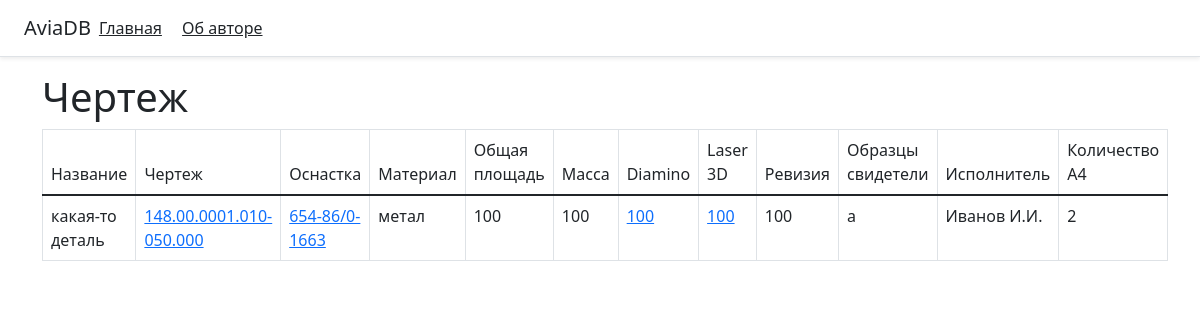
Screenshot of /plan/1/ with the database file from the repository.
### aviadb/models.py (models this page shows, shortened)
class Drawing(models.Model):
    plan = models.CharField(max_length=200, help_text="Чертеж")
    equipment = models.CharField(max_length=200, help_text="Оснастка")
    material = models.CharField(max_length=200, help_text="Материал")
    square = models.CharField(max_length=200, help_text="Общая площадь, м^2")
    weight = models.CharField(max_length=200, help_text="Масса, кг")
    diamino = models.CharField(max_length=200, help_text="Diamino")
    laser3d = models.CharField(max_length=200, help_text="Laser3D")
    revision = models.CharField(max_length=200, help_text="Ревизия")
    samplesAreWitnesses = models.CharField(max_length=200, help_text="Образцы свидетели")
    executor = models.CharField(max_length=200, help_text="Испольнитель")
    quantityA4 = models.CharField(max_length=200, help_text="Кол-во A4")
    name = models.CharField(max_length=200, help_text="Название изделия")
    detail = models.ForeignKey('Compartments', on_delete=models.CASCADE)
    class Meta:
        verbose_name = 'Чертеж'
        verbose_name_plural = 'Чертежи'

### aviadb/views.py (the view)
# urls.py: re_path(r'^plan/(?P<drawing_id>[0-9])/', views.plan, name='plan'),
def plan(request, drawing_id):
    plan = Drawing.objects.filter(id = drawing_id)
    return render(request, 'aviadb/plan.html', {'title': 'Чертеж', 'plan': plan})

### templates/aviadb/plan.html (shortened to what this page needs)
{% extends 'aviadb/base.html' %}
{% block content %}
    <h1>Чертеж</h1>
    <table class="table table-bordered">
        <thead>
            <tr scope="col">
                <td>Название</td>
                <td>Чертеж</td>
                <td>Оснастка</td>
                <td>Материал</td>
                <td>Общая площадь</td>
                <td>Масса</td>
                <td>Diamino</td>
                <td>Laser 3D</td>
                <td>Ревизия</td>
                <td>Образцы свидетели</td>
                <td>Исполнитель</td>
                <td>Количество А4</td>
            </tr>
        </thead>
        <tbody>
            <tr scope="row">
                {% for el in plan %}
                <td>{{ el.name }}</td>
                <td><a href="">{{ el.plan }}</a></td>
                <td><a href="">{{ el.equipment }}</a></td>
                <td>{{ el.material }}</td>
                <td>{{ el.square}}</td>
                <td>{{ el.weight }}</td>
                <td><a href="">{{ el.diamino }}</a></td>
                <td><a href="">{{ el.laser3d }}</a></td>
                <td>{{ el.revision }}</td>
                <td>{{ el.samplesAreWitnesses }}</td>
                <td>{{ el.executor }}</td>
                <td>{{ el.quantityA4 }}</td>
                {% endfor %}
            </tr>
        </tbody>
    </table>
{% endblock %}

### rows the page displays
Drawing: name "какая-то деталь", plan "148.00.0001.010-050.000", equipment "654-86/0-1663", material "метал", square "100", weight "100", diamino "100", laser3d "100", revision "100", samplesAreWitnesses "а", executor "Иванов И.И.", quantityA4 "2"
